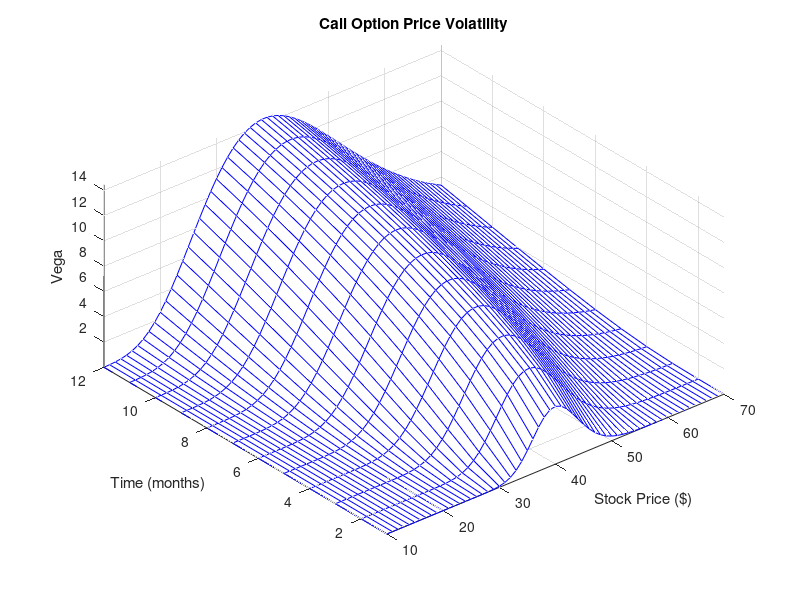

Write the MATLAB code that produced this figure.
%SAMPLE STOCK
rate = 0.1;
volatility = 0.35;

%SAMPLE OPTION
strike = 40;

range = 10:70; %theoretical range of stock price

months = 12;
j = 1:1:months; %1 to 12 incr by 1 

Span = length(range); %61
formatj = j(ones(Span,1),:)'/months; %j(rows, cols)/12 rows
formatRange = range(ones(length(j),1),:);
format = ones(size(formatj)); %matrix of 1's in correct format

%Black-Scholes Sensitivity to Underlying Price Volatility
%blsvega(Price, Strike, Rate, Time, Volatility)
vega = blsvega(formatRange, strike*format, rate*format, formatj, volatility*format);

%disp(vega)

mesh(range, j, vega, 'edgecolor', 'b');
xlabel('Stock Price ($)');
ylabel('Time (months)');
zlabel('Vega');
title('Call Option Price Volatility');
axis([10 70  1 12  -inf inf]);
view(-40, 50);